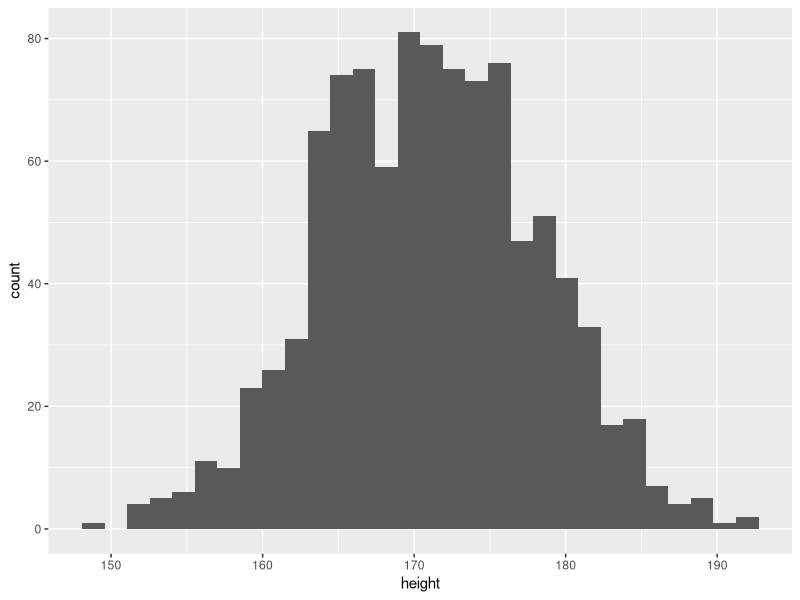
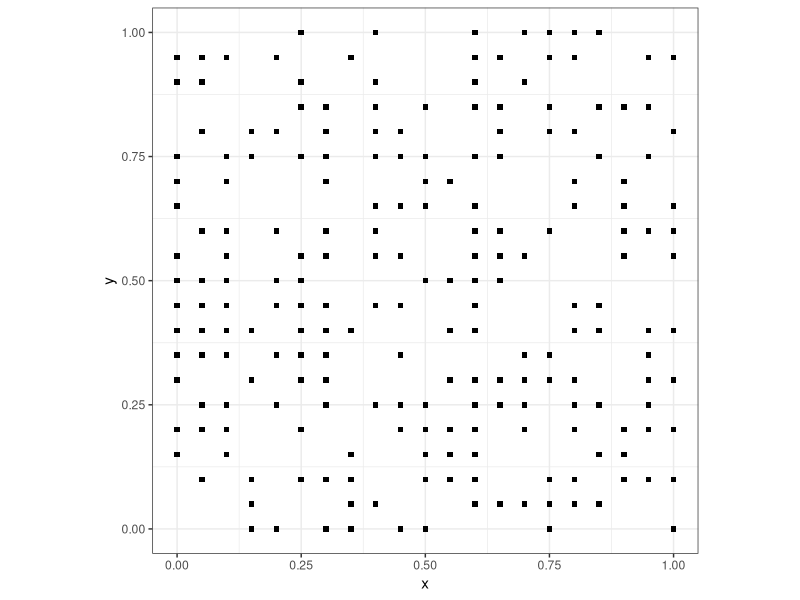
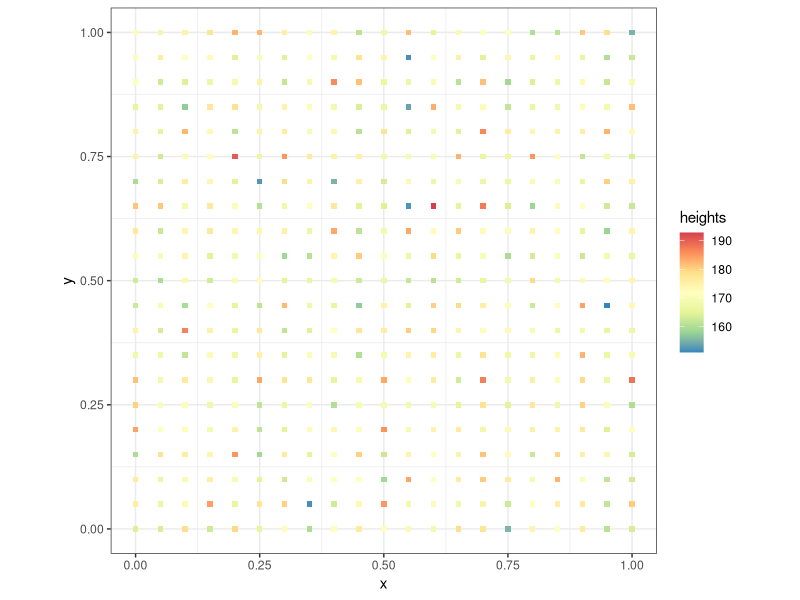
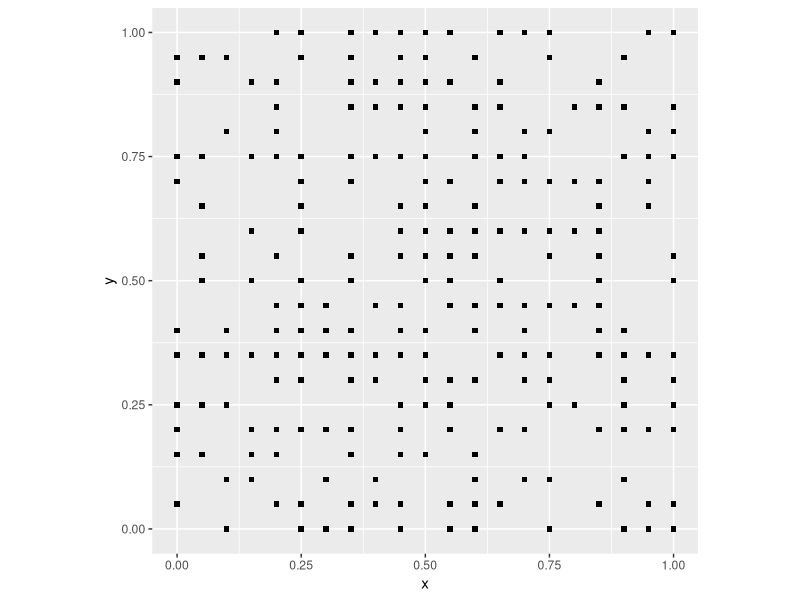
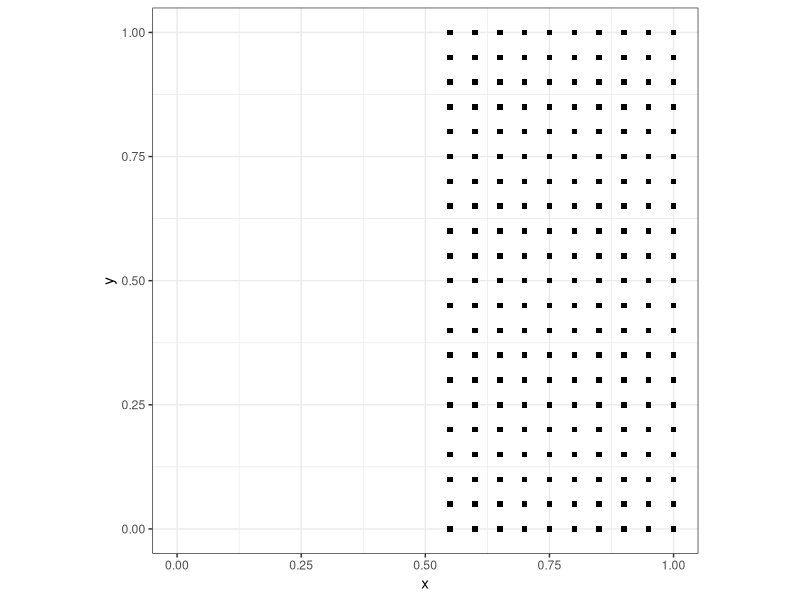
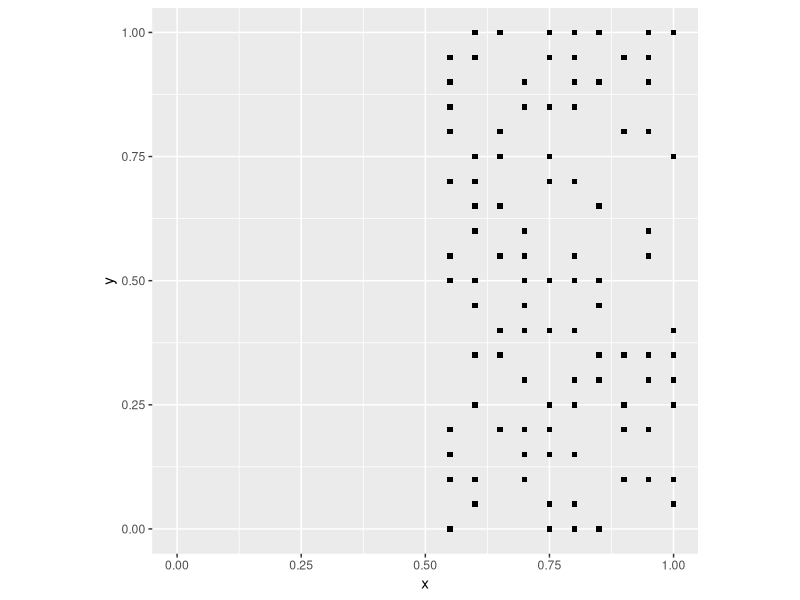
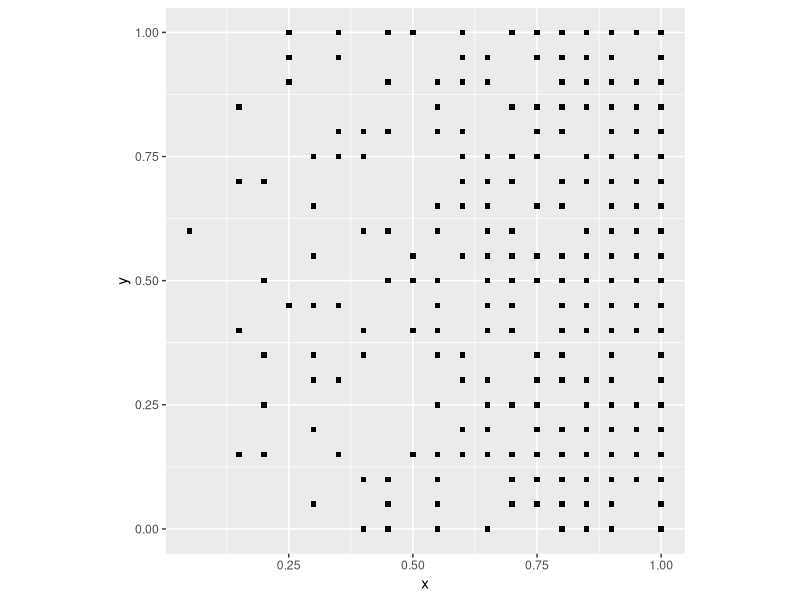
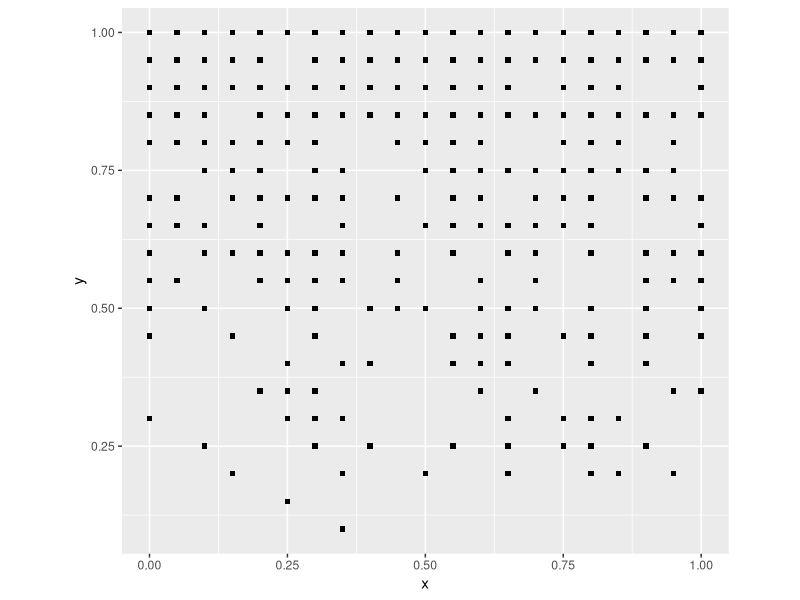

Write R code to recreate these figures, in order.
## ---- chunk 1
rm(list = ls())
## ---- chunk 2
library(tidyverse)
## ---- chunk 3
#This function simulates the outcome of flipping a coin. 
# Here, we are simulating the result for flipping heads, 
# which has a probability of 0.5. The value of `n` is the 
# number of experiments and `size` is the number of trials 
# in each experiment 
rbinom(n = 1, 
       size = 1, 
       prob = 0.5)
## ---- chunk 4
n <- 1000 # Number of people tossing the coin one time.
coin_flips <- rbinom(n = n, 
                     size = 1, 
                     prob = 0.5)
sum(coin_flips)/n
## ---- chunk 5
# This function generates random numbers based on 
# the normal distribution conditional on the given 
# arguments, i.e., the mean and the standard deviation `sd`. 
rnorm(1, 
      mean = 0, 
      sd = 1)
## ---- chunk 6
rnorm(1, 
      mean = 170.7, 
      sd = 7)
## ---- chunk 7
#Creating a data frame using the random numbers generated 
# from n=1000 people. The results in the data frame are then 
# plotted using ggplot. The end result is a distribution of 
# heights of 1000 men. You are able to see which heights are 
# most common out of the sample.
n <- 1000
height <- rnorm(n, 
                mean = 170.7, 
                sd = 7)
height <- data.frame(height)

# `geom_histogram()` is a geometric object in `ggplot2` that 
# represents the frequency of values in a vector as a bar chart
ggplot(data = height, 
       aes(x = height)) + 
  geom_histogram()
## ---- chunk 8
# expand.grid created a set of coordinates by obtaining 
# all the combinations of the input variables. Here, our 
# landscape ranges in the x-axis from 0 to 1, increasing 
# by 0.05, and the y-axis also from 0 to 1, increasing by 0.05
coords <- expand.grid(x = seq(from = 0, 
                              to = 1, 
                              by = 0.05),
                      y = seq(from = 0, 
                              to = 1, 
                              by = 0.05))
## ---- chunk 9
# `nrow()` returns the number of rows that are present 
# in a data frame. Here, it returns the number of rows 
# in the data frame `coords` 
events <- rbinom(n = nrow(coords), 
                 size = 1, 
                 prob = 0.5)
## ---- chunk 10
# `data.frame()` collects the inputs in a data frame;
# they must have the same number of rows
null_pattern <- data.frame(coords, 
                           events)
## ---- chunk 11
ggplot() + 
  geom_point(data = filter(null_pattern, 
                           events == 1), 
             aes(x = x, 
                 y = y), 
             shape = 15) +
  coord_fixed()+
  theme_bw()
## ---- chunk 12
#heights will be random numbers generated based on 
# the average height of men, 7 standard deviations, 
# and the null landscape "coords" created previously.
heights <- rnorm(n = nrow(coords), 
                 mean = 170.7, 
                 sd = 7)
## ---- chunk 13
null_trend <- data.frame(coords, 
                         heights)
## ---- chunk 14
# Our plot is created based on the dataframe of coords and heights. 
# The value of `x` is plotted to the x-axis, the value of `y` is plotted 
# to the y-axis, and the color of the points depends on the values of 
# `heights`. We can change the _scale_ of colors by means of 
# `scale_color_distiller()`. There, palette `spectral` associates higher 
# values of `heights` as red (taller men), while lower values of `heights` 
# (i.e., shorter men) are appear in blue. More generally, we can control 
# the scale of aesthetic aspects of the plot by means of scale_*something* 
# (scale_shape, scale_size, etc.) 
ggplot() + 
  geom_point(data = null_trend, 
             aes(x = x, 
                 y = y, 
                 color = heights), 
             shape = 15) +
  scale_color_distiller(palette = "Spectral") +
  coord_fixed() + 
  theme_bw()
## ---- chunk 15
# Remember that `expand.grid()` will find all combinations of values in the inputs
coords <- expand.grid(x = seq(from = 0, 
                              to = 1, 
                              by = 0.05), 
                      y = seq(from = 0, 
                              to = 1, 
                              by = 0.05))
## ---- chunk 16
# Create a random variable and join to the coordinates to generate a null landscape
events <- rbinom(n = nrow(coords), 
                 size = 1, 
                 prob = 0.5)
null_pattern <- data.frame(coords, 
                           events)

# Plot the null landscape you just created
ggplot() + 
  geom_point(data = subset(null_pattern, 
                           events == 1), 
             aes(x = x, 
                 y = y), 
             shape = 15) +
  coord_fixed()
## ---- chunk 17
# Copy the coordinates to a new object
deterministic_point_pattern <- coords

# `mutate()` adds new variables to a data frame while preserving 
# existing variables. Here, we create a new column in our data frame, 
# called `events` that will take the value of `x` (the position of an 
# observation along the x-axis) and will `round()` it, i.e., if it is 
# less than 0.5 it will round it to zero, and if it is equal to or 
# greater than 0.5 it will round to 1
deterministic_point_pattern <- mutate(deterministic_point_pattern, 
                                      events = round(x))

# Plot the new landscape: `filter()` keeps the rows in a dataframe 
# that meet a condition (for example, that the value of `events` is 1),
# and discards the rest
ggplot() + 
  geom_point(data = filter(deterministic_point_pattern, 
                           events == 1), 
             aes(x = x, 
                 y = y), 
             shape = 15) +
  xlim(0, 1) +
  coord_fixed() + theme_bw()
## ---- chunk 18
# Copy the coordinates to a new object 
stochastic_point_pattern <- coords

# Here, we combine the function `round()`, which is deterministic operation, 
# and `rbinom()` to generate a random number
stochastic_point_pattern <- 
  mutate(stochastic_point_pattern, 
         events = round(x) - round(x) * rbinom(n = nrow(coords), 
                                               size = 1, 
                                               prob = 0.5))

# Plot the new landscape
ggplot() + 
  geom_point(data = subset(stochastic_point_pattern,
                           events == 1), 
             aes(x = x, 
                 y = y), 
             shape = 15) +
  xlim(0, 1) +
  coord_fixed()
## ---- chunk 19
# Copy the coordinates to a new object, called `pattern1`
pattern1 <- coords
## ---- chunk 20
# Remember, mutate adds a new column to a data frame. In this 
# example, mutate creates a new column, `events` using random
# binomial values; however, notice that the `prob` is not 0.5! 
# Instead, it depends on `x` the position of the event on the x-axis 
pattern1 <- mutate(pattern1, 
                   events = rbinom(n = nrow(pattern1), 
                                   size = 1, 
                                   prob = (x)))
## ---- chunk 21
ggplot() + 
  geom_point(data = subset(pattern1, 
                           events == 1), 
             aes(x = x, 
                 y = y), 
             shape = 15) +
  coord_fixed()
## ---- chunk 22
# Overwrite the `events`, now the probability of success 
# in the random binomial number generator is a function of 
# `y`, the position of the event on the y-axis 
pattern1 <- mutate(pattern1, 
                   events = rbinom(n = nrow(pattern1), 
                                   size = 1, 
                                   prob = (y)))

# Plot the new events
ggplot() + 
  geom_point(data = subset(pattern1, 
                           events == 1), 
             aes(x = x, 
                 y = y), 
             shape = 15) +
  coord_fixed()
## ---- chunk 23
# Now the probability is the product of `x` and `y`
pattern1 <- mutate(pattern1, 
                   events = rbinom(n = nrow(pattern1), 
                                   size = 1, 
                                   prob = (x * y)))

# Plot
ggplot() + 
  geom_point(data = subset(pattern1, 
                           events == 1), 
             aes(x = x, 
                 y = y), 
             shape = 15) +
  coord_fixed()
## ---- chunk 24
# Copy the coordinates to the object `pattern1`
pattern1 <- coords

# In this case, `mutate()` creates a new variable, `distance`, 
# which is the straight line distance from the center of the 
# region (at coordinates x = 0.5 and y = 0.5). Now the probability 
# of success in the random binomial number generator depends on this `distance` 
pattern1 <- mutate(pattern1, 
                   distance = sqrt((0.5 - x)^2 + (0.5 - y)^2), 
                   events = rbinom(n = nrow(pattern1), 
                                   size = 1, 
                                   prob = 1 - exp(-0.5 * distance)))
## ---- chunk 25
ggplot() + 
  geom_point(data = subset(pattern1, 
                           events == 1), 
             aes(x = x, 
                 y = y), 
             shape = 15) +
  coord_fixed()
## ---- chunk 26
trend1 <- coords
## ---- chunk 27
trend1 <- mutate(trend1,
                 heights = 160 + 20 * y  + rnorm(n = nrow(pattern1), 
                                                 mean = 0, 
                                                 sd = 7))
## ---- chunk 28
ggplot() + 
  geom_point(data = trend1, aes(x = x, 
                                y = y, 
                                color = heights), 
             shape = 15) +
  scale_color_distiller(palette = "Spectral") +
  coord_fixed() + theme_bw()
